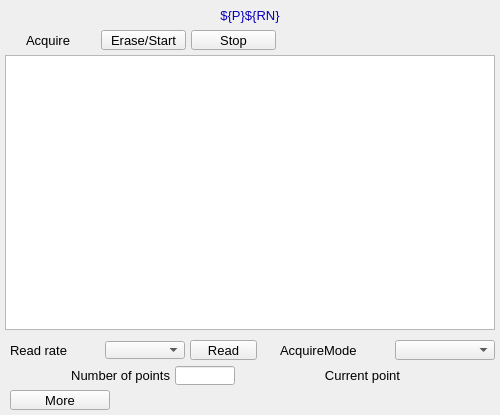
<?xml version="1.0" ?>
<ui version="4.0">
  <class>Dialog</class>
  <widget class="QWidget" name="screen">
    <property name="geometry">
      <rect>
        <x>370</x>
        <y>223</y>
        <width>500</width>
        <height>415</height>
      </rect>
    </property>
    <property name="styleSheet">
      <string notr="true">QWidget#screen {
  color: rgb(0, 0, 0);
  background-color: rgb(187, 187, 187);
  }</string>
    </property>
    <property name="windowTitle">
      <string>NDStatsTimeSeriesPlot</string>
    </property>
    <widget class="PyDMWaveformPlot" name="cartesian_plot">
      <property name="geometry">
        <rect>
          <x>5</x>
          <y>55</y>
          <width>490</width>
          <height>275</height>
        </rect>
      </property>
      <property name="toolTip">
        <string>cartesian_plot</string>
      </property>
      <property name="title" stdset="0">
        <string>$(P)$(RN) Time Series</string>
      </property>
      <property name="xLabels">
        <stringlist>
          <string>Time point</string>
        </stringlist>
      </property>
      <property name="yLabels">
        <stringlist>
          <string>${P}${RN}</string>
        </stringlist>
      </property>
      <property name="curves" stdset="0">
        <stringlist>
          <string>{&quot;name&quot;: &quot;curve 1&quot;, &quot;y_channel&quot;: &quot;ca://${P}${RN}&quot;, &quot;color&quot;: &quot;#4b6ec7&quot;, &quot;lineStyle&quot;: 1, &quot;lineWidth&quot;: 1, &quot;symbolSize&quot;: 10, &quot;redraw_mode&quot;: 2, &quot;block_size&quot;: 1200, &quot;x_channel&quot;: null}</string>
        </stringlist>
      </property>
      <property name="axisColor" stdset="0">
        <color>
          <red>0</red>
          <green>0</green>
          <blue>0</blue>
        </color>
      </property>
      <property name="backgroundColor" stdset="0">
        <color>
          <red>218</red>
          <green>218</green>
          <blue>218</blue>
        </color>
      </property>
    </widget>
    <widget class="PyDMFrame" name="composite">
      <property name="geometry">
        <rect>
          <x>0</x>
          <y>5</y>
          <width>500</width>
          <height>45</height>
        </rect>
      </property>
      <widget class="QLabel" name="text">
        <property name="geometry">
          <rect>
            <x>0</x>
            <y>0</y>
            <width>500</width>
            <height>20</height>
          </rect>
        </property>
        <property name="text">
          <string>${P}${RN}</string>
        </property>
        <property name="font" stdset="0">
          <font>
            <pointsize>10</pointsize>
          </font>
        </property>
        <property name="brush" stdset="0">
          <brush brushstyle="SolidPattern">
            <color alpha="255">
              <red>10</red>
              <green>0</green>
              <blue>184</blue>
            </color>
          </brush>
        </property>
        <property name="toolTip">
          <string>text</string>
        </property>
        <property name="alignment">
          <set>Qt::AlignCenter</set>
        </property>
        <property name="styleSheet">
          <string notr="true">QLabel#text {
  color: rgb(10, 0, 184);
  }</string>
        </property>
      </widget>
      <widget class="PyDMLabel" name="text_update">
        <property name="geometry">
          <rect>
            <x>282</x>
            <y>26</y>
            <width>100</width>
            <height>18</height>
          </rect>
        </property>
        <property name="toolTip">
          <string>PV: ${prefix}TSAcquiring</string>
        </property>
        <property name="channel" stdset="0">
          <string>ca://${prefix}TSAcquiring</string>
        </property>
        <property name="displayFormat" stdset="0">
          <enum>PyDMLabel::String</enum>
        </property>
        <property name="font" stdset="0">
          <font>
            <pointsize>10</pointsize>
          </font>
        </property>
        <property name="alignment">
          <set>Qt::AlignLeading|Qt::AlignLeft|Qt::AlignVCenter</set>
        </property>
        <property name="textInteractionFlags">
          <set>Qt::TextSelectableByKeyboard|Qt::TextSelectableByMouse</set>
        </property>
        <property name="styleSheet">
          <string notr="true">PyDMLabel#text_update {
  color: rgb(10, 0, 184);
  background-color: rgb(70, 70, 70);
  }</string>
        </property>
      </widget>
      <widget class="PyDMPushButton" name="message_button">
        <property name="geometry">
          <rect>
            <x>191</x>
            <y>25</y>
            <width>85</width>
            <height>20</height>
          </rect>
        </property>
        <property name="text">
          <string>Stop</string>
        </property>
        <property name="font" stdset="0">
          <font>
            <pointsize>10</pointsize>
          </font>
        </property>
        <property name="toolTip">
          <string>${prefix}TSAcquire</string>
        </property>
        <property name="channel" stdset="0">
          <string>ca://${prefix}TSAcquire</string>
        </property>
        <property name="pressValue" stdset="0">
          <string>0</string>
        </property>
        <property name="styleSheet">
          <string notr="true">PyDMPushButton#message_button {
  color: rgb(0, 0, 0);
  background-color: rgb(115, 223, 255);
  }</string>
        </property>
      </widget>
      <widget class="PyDMPushButton" name="message_button_1">
        <property name="geometry">
          <rect>
            <x>101</x>
            <y>25</y>
            <width>85</width>
            <height>20</height>
          </rect>
        </property>
        <property name="text">
          <string>Erase/Start</string>
        </property>
        <property name="font" stdset="0">
          <font>
            <pointsize>10</pointsize>
          </font>
        </property>
        <property name="toolTip">
          <string>${prefix}TSAcquire</string>
        </property>
        <property name="channel" stdset="0">
          <string>ca://${prefix}TSAcquire</string>
        </property>
        <property name="pressValue" stdset="0">
          <string>1</string>
        </property>
        <property name="styleSheet">
          <string notr="true">PyDMPushButton#message_button_1 {
  color: rgb(0, 0, 0);
  background-color: rgb(115, 223, 255);
  }</string>
        </property>
      </widget>
      <widget class="QLabel" name="text_1">
        <property name="geometry">
          <rect>
            <x>26</x>
            <y>25</y>
            <width>70</width>
            <height>20</height>
          </rect>
        </property>
        <property name="text">
          <string>Acquire</string>
        </property>
        <property name="font" stdset="0">
          <font>
            <pointsize>10</pointsize>
          </font>
        </property>
        <property name="brush" stdset="0">
          <brush brushstyle="SolidPattern">
            <color alpha="255">
              <red>0</red>
              <green>0</green>
              <blue>0</blue>
            </color>
          </brush>
        </property>
        <property name="toolTip">
          <string>text_1</string>
        </property>
        <property name="alignment">
          <set>Qt::AlignLeading|Qt::AlignLeft|Qt::AlignVCenter</set>
        </property>
        <property name="styleSheet">
          <string notr="true">QLabel#text_1 {
  color: rgb(0, 0, 0);
  }</string>
        </property>
      </widget>
    </widget>
    <widget class="PyDMEnumComboBox" name="menu">
      <property name="geometry">
        <rect>
          <x>395</x>
          <y>340</y>
          <width>100</width>
          <height>20</height>
        </rect>
      </property>
      <property name="toolTip">
        <string>${prefix}TSAcquireMode</string>
      </property>
      <property name="channel" stdset="0">
        <string>ca://${prefix}TSAcquireMode</string>
      </property>
      <property name="font" stdset="0">
        <font>
          <pointsize>10</pointsize>
        </font>
      </property>
      <property name="styleSheet">
        <string notr="true">PyDMEnumComboBox#menu {
  color: rgb(0, 0, 0);
  background-color: rgb(115, 223, 255);
  }</string>
      </property>
    </widget>
    <widget class="QLabel" name="text_2">
      <property name="geometry">
        <rect>
          <x>280</x>
          <y>340</y>
          <width>110</width>
          <height>20</height>
        </rect>
      </property>
      <property name="text">
        <string>AcquireMode</string>
      </property>
      <property name="font" stdset="0">
        <font>
          <pointsize>10</pointsize>
        </font>
      </property>
      <property name="brush" stdset="0">
        <brush brushstyle="SolidPattern">
          <color alpha="255">
            <red>0</red>
            <green>0</green>
            <blue>0</blue>
          </color>
        </brush>
      </property>
      <property name="toolTip">
        <string>text_2</string>
      </property>
      <property name="alignment">
        <set>Qt::AlignLeading|Qt::AlignLeft|Qt::AlignVCenter</set>
      </property>
      <property name="styleSheet">
        <string notr="true">QLabel#text_2 {
  color: rgb(0, 0, 0);
  }</string>
      </property>
    </widget>
    <widget class="PyDMPushButton" name="message_button_2">
      <property name="geometry">
        <rect>
          <x>190</x>
          <y>340</y>
          <width>67</width>
          <height>20</height>
        </rect>
      </property>
      <property name="text">
        <string>Read</string>
      </property>
      <property name="font" stdset="0">
        <font>
          <pointsize>10</pointsize>
        </font>
      </property>
      <property name="toolTip">
        <string>${prefix}TSRead</string>
      </property>
      <property name="channel" stdset="0">
        <string>ca://${prefix}TSRead</string>
      </property>
      <property name="pressValue" stdset="0">
        <string>1</string>
      </property>
      <property name="styleSheet">
        <string notr="true">PyDMPushButton#message_button_2 {
  color: rgb(0, 0, 0);
  background-color: rgb(115, 223, 255);
  }</string>
      </property>
    </widget>
    <widget class="PyDMEnumComboBox" name="menu_1">
      <property name="geometry">
        <rect>
          <x>105</x>
          <y>341</y>
          <width>80</width>
          <height>18</height>
        </rect>
      </property>
      <property name="toolTip">
        <string>${prefix}TSRead.SCAN</string>
      </property>
      <property name="channel" stdset="0">
        <string>ca://${prefix}TSRead.SCAN</string>
      </property>
      <property name="font" stdset="0">
        <font>
          <pointsize>10</pointsize>
        </font>
      </property>
      <property name="styleSheet">
        <string notr="true">PyDMEnumComboBox#menu_1 {
  color: rgb(0, 0, 0);
  background-color: rgb(115, 223, 255);
  }</string>
      </property>
    </widget>
    <widget class="QLabel" name="text_3">
      <property name="geometry">
        <rect>
          <x>10</x>
          <y>340</y>
          <width>90</width>
          <height>20</height>
        </rect>
      </property>
      <property name="text">
        <string>Read rate</string>
      </property>
      <property name="font" stdset="0">
        <font>
          <pointsize>10</pointsize>
        </font>
      </property>
      <property name="brush" stdset="0">
        <brush brushstyle="SolidPattern">
          <color alpha="255">
            <red>0</red>
            <green>0</green>
            <blue>0</blue>
          </color>
        </brush>
      </property>
      <property name="toolTip">
        <string>text_3</string>
      </property>
      <property name="alignment">
        <set>Qt::AlignLeading|Qt::AlignLeft|Qt::AlignVCenter</set>
      </property>
      <property name="styleSheet">
        <string notr="true">QLabel#text_3 {
  color: rgb(0, 0, 0);
  }</string>
      </property>
    </widget>
    <widget class="QLabel" name="text_4">
      <property name="geometry">
        <rect>
          <x>10</x>
          <y>365</y>
          <width>160</width>
          <height>20</height>
        </rect>
      </property>
      <property name="text">
        <string>Number of points</string>
      </property>
      <property name="font" stdset="0">
        <font>
          <pointsize>10</pointsize>
        </font>
      </property>
      <property name="brush" stdset="0">
        <brush brushstyle="SolidPattern">
          <color alpha="255">
            <red>0</red>
            <green>0</green>
            <blue>0</blue>
          </color>
        </brush>
      </property>
      <property name="toolTip">
        <string>text_4</string>
      </property>
      <property name="alignment">
        <set>Qt::AlignRight|Qt::AlignTrailing|Qt::AlignVCenter</set>
      </property>
      <property name="styleSheet">
        <string notr="true">QLabel#text_4 {
  color: rgb(0, 0, 0);
  }</string>
      </property>
    </widget>
    <widget class="PyDMLineEdit" name="text_entry">
      <property name="geometry">
        <rect>
          <x>175</x>
          <y>366</y>
          <width>60</width>
          <height>19</height>
        </rect>
      </property>
      <property name="channel" stdset="0">
        <string>ca://${prefix}TSNumPoints</string>
      </property>
      <property name="toolTip">
        <string>${prefix}TSNumPoints</string>
      </property>
      <property name="font" stdset="0">
        <font>
          <pointsize>10</pointsize>
        </font>
      </property>
      <property name="styleSheet">
        <string notr="true">PyDMLineEdit#text_entry {
  color: rgb(0, 0, 0);
  background-color: rgb(115, 223, 255);
  border: 1px solid black;
  margin: 0px;
  padding: 0px;
  spacing: 0px;
  }</string>
      </property>
    </widget>
    <widget class="QLabel" name="text_5">
      <property name="geometry">
        <rect>
          <x>270</x>
          <y>365</y>
          <width>130</width>
          <height>20</height>
        </rect>
      </property>
      <property name="text">
        <string>Current point</string>
      </property>
      <property name="font" stdset="0">
        <font>
          <pointsize>10</pointsize>
        </font>
      </property>
      <property name="brush" stdset="0">
        <brush brushstyle="SolidPattern">
          <color alpha="255">
            <red>0</red>
            <green>0</green>
            <blue>0</blue>
          </color>
        </brush>
      </property>
      <property name="toolTip">
        <string>text_5</string>
      </property>
      <property name="alignment">
        <set>Qt::AlignRight|Qt::AlignTrailing|Qt::AlignVCenter</set>
      </property>
      <property name="styleSheet">
        <string notr="true">QLabel#text_5 {
  color: rgb(0, 0, 0);
  }</string>
      </property>
    </widget>
    <widget class="PyDMLabel" name="text_update_1">
      <property name="geometry">
        <rect>
          <x>405</x>
          <y>366</y>
          <width>90</width>
          <height>18</height>
        </rect>
      </property>
      <property name="toolTip">
        <string>PV: ${prefix}TSCurrentPoint</string>
      </property>
      <property name="channel" stdset="0">
        <string>ca://${prefix}TSCurrentPoint</string>
      </property>
      <property name="font" stdset="0">
        <font>
          <pointsize>10</pointsize>
        </font>
      </property>
      <property name="alignment">
        <set>Qt::AlignLeading|Qt::AlignLeft|Qt::AlignVCenter</set>
      </property>
      <property name="textInteractionFlags">
        <set>Qt::TextSelectableByKeyboard|Qt::TextSelectableByMouse</set>
      </property>
      <property name="styleSheet">
        <string notr="true">PyDMLabel#text_update_1 {
  color: rgb(10, 0, 184);
  background-color: rgb(187, 187, 187);
  }</string>
      </property>
    </widget>
    <widget class="PyDMRelatedDisplayButton" name="related_display">
      <property name="geometry">
        <rect>
          <x>10</x>
          <y>390</y>
          <width>100</width>
          <height>20</height>
        </rect>
      </property>
      <property name="toolTip">
        <string>More</string>
      </property>
      <property name="text">
        <string>More</string>
      </property>
      <property name="showIcon" stdset="0">
        <bool>true</bool>
      </property>
      <property name="font" stdset="0">
        <font>
          <pointsize>10</pointsize>
        </font>
      </property>
      <property name="styleSheet">
        <string notr="true">PyDMRelatedDisplayButton#related_display {
  color: rgb(0, 0, 0);
  background-color: rgb(115, 223, 255);
  }</string>
      </property>
      <property name="titles" stdset="0">
        <stringlist>
          <string>Time series plugin</string>
        </stringlist>
      </property>
      <property name="filenames" stdset="0">
        <stringlist>
          <string>TimeSeriesPlugin_V331.ui</string>
        </stringlist>
      </property>
      <property name="macros" stdset="0">
        <stringlist>
          <string>P=${P},R=${R}</string>
        </stringlist>
      </property>
      <property name="openInNewWindow" stdset="0">
        <bool>true</bool>
      </property>
    </widget>
  </widget>
  <customwidgets>
    <customwidget>
      <class>PyDMWaveformPlot</class>
      <extends>QGraphicsView</extends>
      <header>pydm.widgets.waveformplot</header>
    </customwidget>
    <customwidget>
      <class>PyDMFrame</class>
      <extends>QFrame</extends>
      <header>pydm.widgets.frame</header>
    </customwidget>
    <customwidget>
      <class>PyDMLabel</class>
      <extends>QLabel</extends>
      <header>pydm.widgets.label</header>
    </customwidget>
    <customwidget>
      <class>PyDMPushButton</class>
      <extends>QPushButton</extends>
      <header>pydm.widgets.pushbutton</header>
    </customwidget>
    <customwidget>
      <class>PyDMEnumComboBox</class>
      <extends>QComboBox</extends>
      <header>pydm.widgets.enum_combo_box</header>
    </customwidget>
    <customwidget>
      <class>PyDMLineEdit</class>
      <extends>QLineEdit</extends>
      <header>pydm.widgets.line_edit</header>
    </customwidget>
    <customwidget>
      <class>PyDMRelatedDisplayButton</class>
      <extends>QPushButton</extends>
      <header>pydm.widgets.related_display_button</header>
    </customwidget>
  </customwidgets>
</ui>
